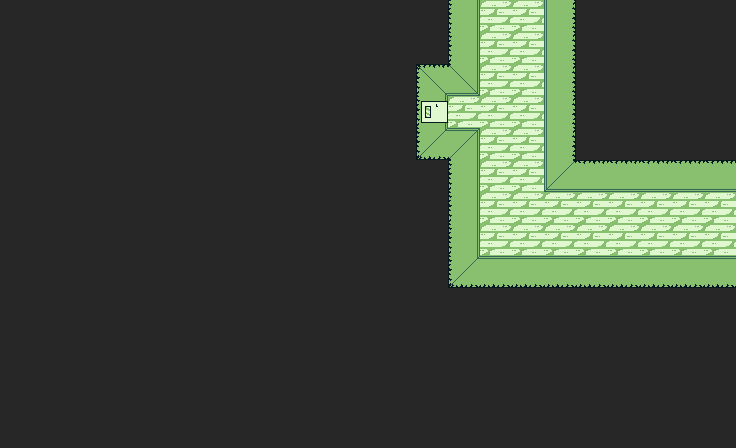

Below is a game level as drawn by its tile map, then a one-line description and the .tmx file that defines it, in full:
An orthogonal 23x14 tile map with 32x32 px tiles, 1 tile layer (Vrstva dlaždic 1).

<map version="1.8" tiledversion="1.8.4" orientation="orthogonal" renderorder="right-down" width="23" height="14" tilewidth="32" tileheight="32" infinite="0" nextlayerid="2" nextobjectid="1">
 <tileset firstgid="1" source="../Zdi.tsx" />
 <layer id="1" name="Vrstva dlaždic 1" width="23" height="14">
  <data encoding="csv">
18,18,18,18,18,18,18,18,18,18,18,18,18,18,15,5,5,9,18,18,18,18,18,
18,18,18,18,18,18,18,18,18,18,18,18,18,18,15,5,5,9,18,18,18,18,18,
18,18,18,18,18,18,18,18,18,18,18,18,18,16,17,5,5,9,18,18,18,18,18,
18,18,18,18,18,18,18,18,18,18,18,18,18,4,5,5,5,9,18,18,18,18,18,
18,18,18,18,18,18,18,18,18,18,18,18,18,13,14,5,5,9,18,18,18,18,18,
18,18,18,18,18,18,18,18,18,18,18,18,18,18,15,5,5,8,6,6,6,6,6,
18,18,18,18,18,18,18,18,18,18,18,18,18,18,15,5,5,5,5,5,5,5,5,
18,18,18,18,18,18,18,18,18,18,18,18,18,18,15,5,5,5,5,5,5,5,5,
18,18,18,18,18,18,18,18,18,18,18,18,18,18,13,12,12,12,12,12,12,12,12,
18,18,18,18,18,18,18,18,18,18,18,18,18,18,18,18,18,18,18,18,18,18,18,
18,18,18,18,18,18,18,18,18,18,18,18,18,18,18,18,18,18,18,18,18,18,18,
18,18,18,18,18,18,18,18,18,18,18,18,18,18,18,18,18,18,18,18,18,18,18,
18,18,18,18,18,18,18,18,18,18,18,18,18,18,18,18,18,18,18,18,18,18,18,
18,18,18,18,18,18,18,18,18,18,18,18,18,18,18,18,18,18,18,18,18,18,18
</data>
 </layer>
</map>
